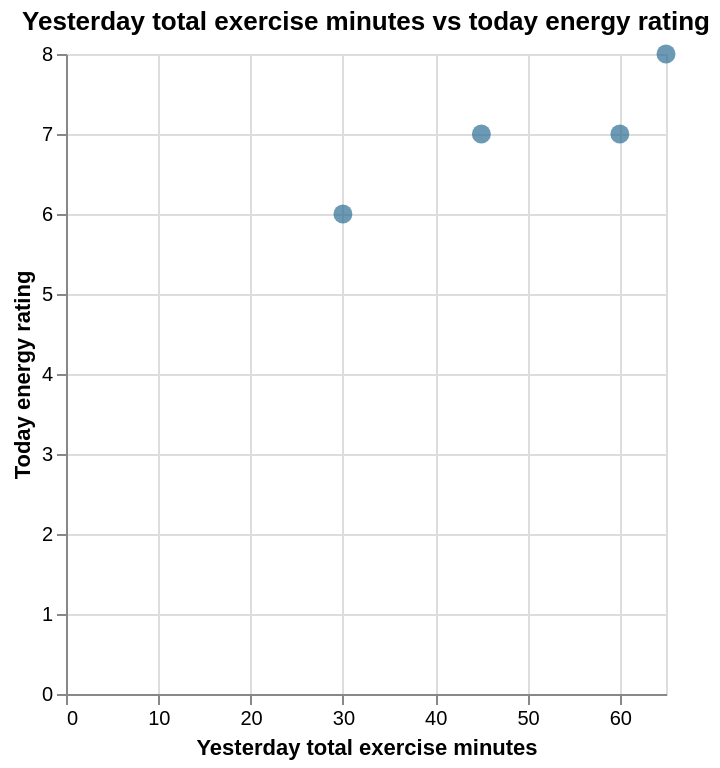

Notebook cell for this chart:
### Markdown cell above
This lagged slice uses yesterday's explicit caffeine logging status to decide whether the input is known. Explicit zero caffeine stays in the analysis, while unknown caffeine stays out.

### Code cell
build_scatter_chart(
    exercise_energy_df,
    x_column="prior_day_total_exercise_minutes",
    y_column="energy_rating",
    x_title="Yesterday total exercise minutes",
    y_title="Today energy rating",
    title="Yesterday total exercise minutes vs today energy rating",
)

### Figure 1 — Vega-Lite specification as saved in the notebook (floating-point values rounded to 4 significant figures)
{"config": {"view": {"continuousWidth": 300, "continuousHeight": 300}}, "data": {"name": "data-5653e7e80787769ff061c6af242f9103"}, "mark": {"type": "circle", "color": "#2E6F95", "size": 90}, "encoding": {"tooltip": [{"field": "checkin_date", "title": "Date", "type": "temporal"}, {"field": "prior_day_total_exercise_minutes", "title": "Yesterday total exercise minutes", "type": "quantitative"}, {"field": "energy_rating", "title": "Today energy rating", "type": "quantitative"}], "x": {"field": "prior_day_total_exercise_minutes", "title": "Yesterday total exercise minutes", "type": "quantitative"}, "y": {"field": "energy_rating", "title": "Today energy rating", "type": "quantitative"}}, "height": 320, "title": "Yesterday total exercise minutes vs today energy rating", "$schema": "https://vega.github.io/schema/vega-lite/v5.20.1.json", "datasets": {"data-5653e7e80787769ff061c6af242f9103": [{"checkin_date": "2026-03-26T00:00:00", "prior_day_total_exercise_minutes": 30.0, "energy_rating": 6.0}, {"checkin_date": "2026-03-29T00:00:00", "prior_day_total_exercise_minutes": 45.0, "energy_rating": 7.0}, {"checkin_date": "2026-03-30T00:00:00", "prior_day_total_exercise_minutes": 60.0, "energy_rating": 7.0}, {"checkin_date": "2026-04-02T00:00:00", "prior_day_total_exercise_minutes": 65.0, "energy_rating": 8.0}]}}
